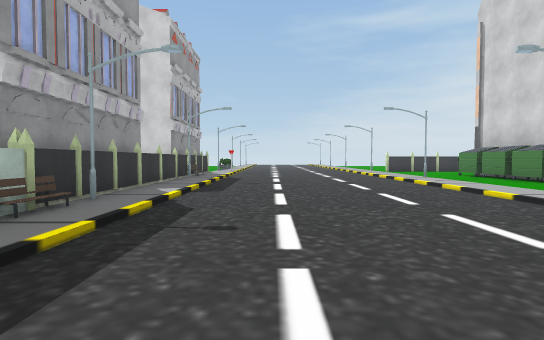
view 1 (above)

19 first-person views from a walk through a 3-D level made in the Unity game engine. The camera is 1.2 m above the floor, tilts 2° down and sees 80° across. The floor is counted in squares, 2 m on a side. Each view is taken from the middle of a square. On the plan, view 1 faces up. The plan holds only what a view shows up to about 10 squares ahead; the rest is blank. The place goes on beyond the plan. Some animated figures are not drawn. Some surface patterns are stand-ins.

view 2
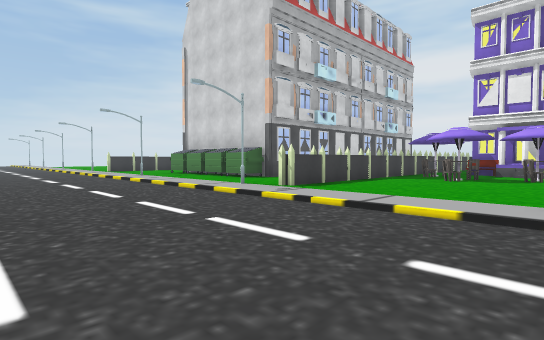

view 3
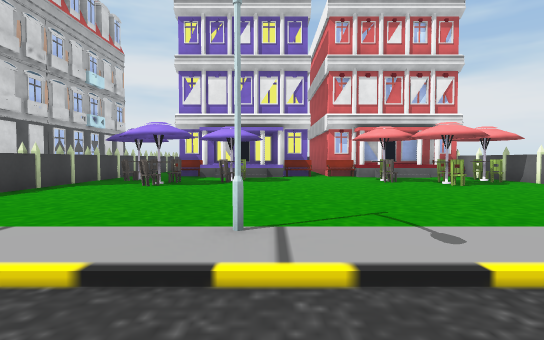

view 4
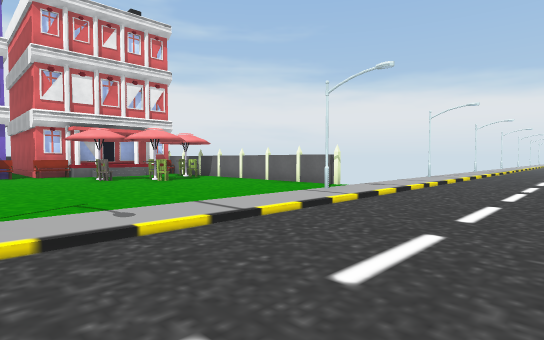

view 5
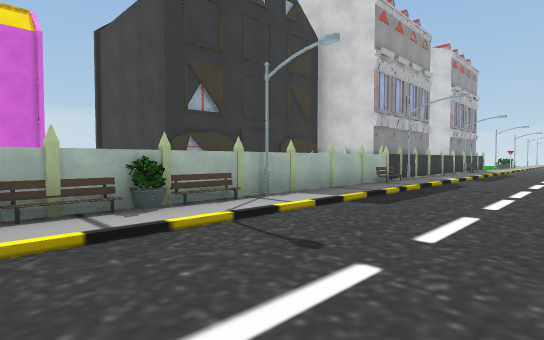

view 6
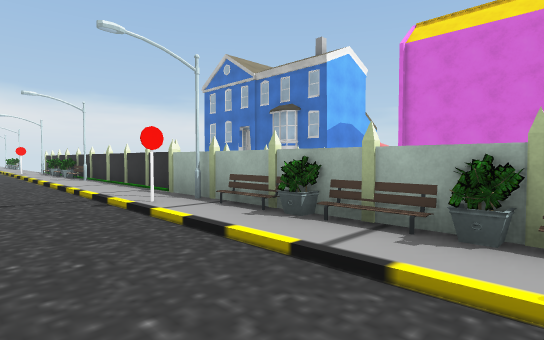

view 7
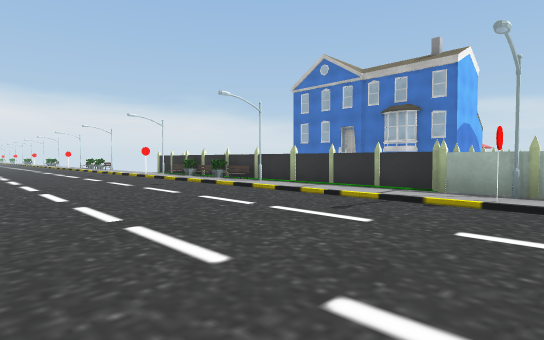

view 8
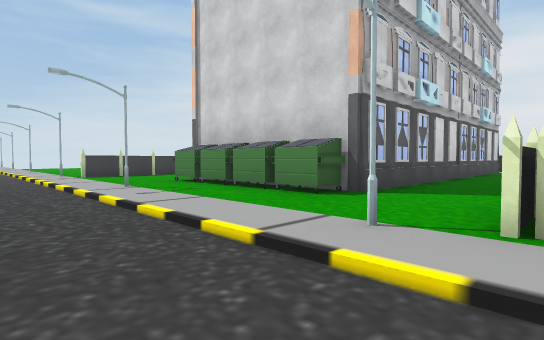

view 9
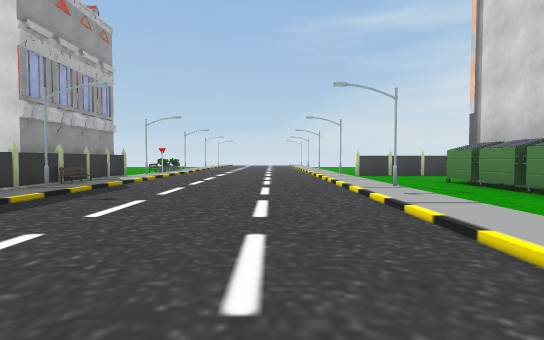

view 10
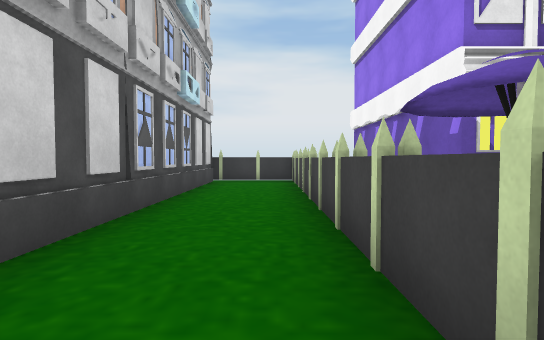

view 11
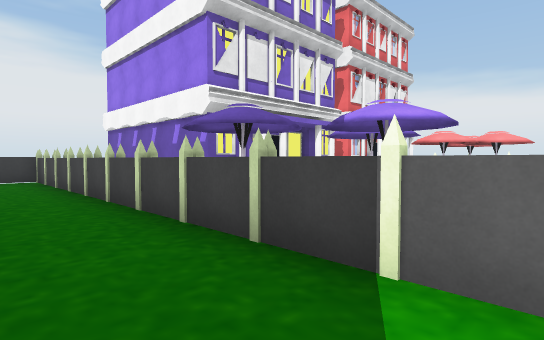

view 12
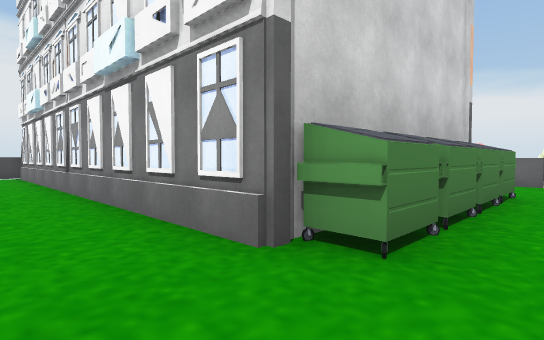

view 13
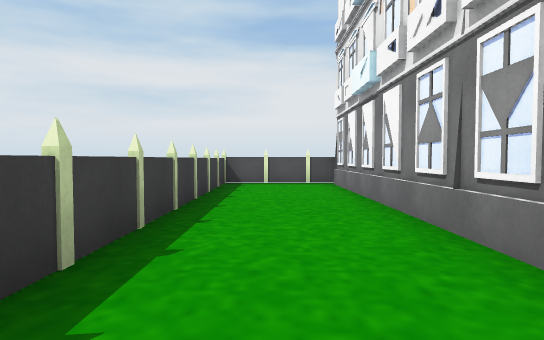

view 14
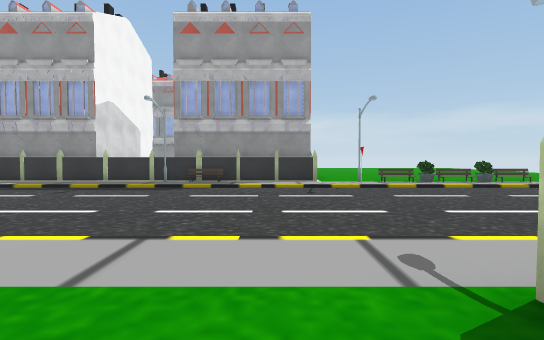

view 15
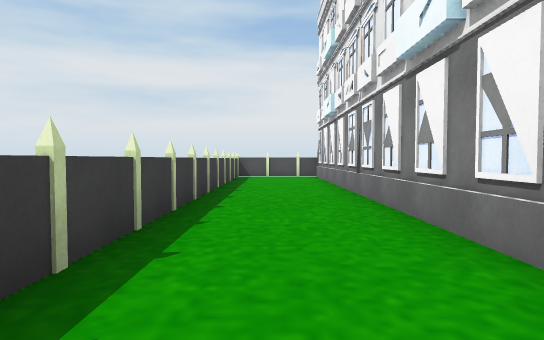

view 16
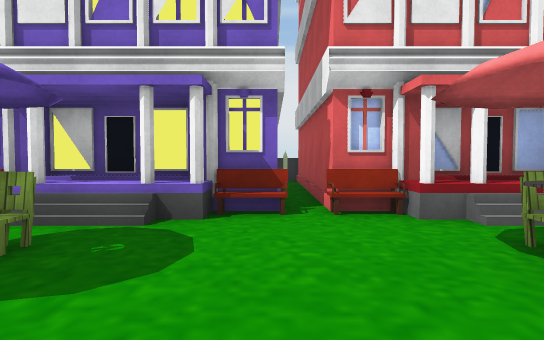

view 17
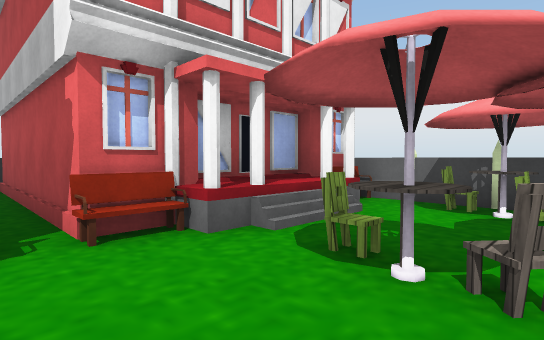

view 18
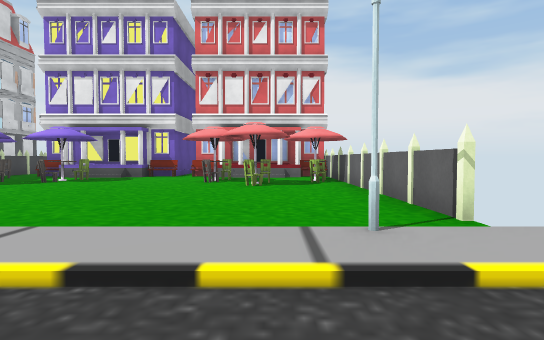

view 19
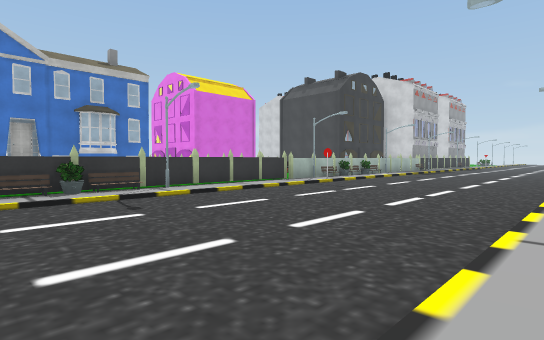

### Floor plan
Key: @ floor where view 1 was taken; # wall or solid block; . main floor; - floor 0.25 m lower than the main floor; / step, stairs or slope; ^ raised ledge; B building; E bench; S streetlight; C chair; U umbrella; T table; O other object.
Columns run from 5 left of view 1 to 17 right of it. Each row starts with its distance up from view 1.
 13   #.-----.#############
 12   #.-----.............#
 11   #.-----.............#
 10   BE-----..############
  9    S-----S.#
  8   #.-----..#
  7   #.-----..###
  6   #.-----..^B####B#####
  5  ##.-----.............#
  4 ##B.-----S............#
  3  ##E-----.#############
  2  BO.-----.....CCOEBBBB
  1  BO.-----....CUO/B
  0  B..-@---.....CUCB
 -1 BBO.-----......O.B
 -2   O.-----........EBBB #
 -3   O.-----......C.EBBBB#
 -4   O.-----.....CTUB
 -5   O.-----....CUT/B
 -6   OS-----S....CUCB
 -7 ###.-----.########
 -8   #.-----.
 -9   #.-----.
-10   #.-----.
-11   #.-----.
-12   #E-----.
-13   #E-----.
-14   #.-----.

Where each view was taken, in squares from view 1:
view 1: 0 up, 0 right, facing up
view 2: 1 down, 0 right, facing up-right
view 3: 1 down, 2 right, facing right
view 4: 1 down, 1 right, facing down-right
view 5: 4 down, 1 right, facing up-left
view 6: 2 down, 0 right, facing down-left
view 7: 5 down, 3 right, facing down-left
view 8: 3 up, 2 right, facing up-right
view 9: 3 up, 2 right, facing up
view 10: 4 up, 8 right, facing right
view 11: 5 up, 7 right, facing down-right
view 12: 12 up, 5 right, facing down-right
view 13: 12 up, 9 right, facing right
view 14: 12 up, 6 right, facing left
view 15: 12 up, 6 right, facing right
view 16: 2 down, 8 right, facing right
view 17: 2 down, 9 right, facing down-right
view 18: 5 down, 2 right, facing right
view 19: 14 down, 4 right, facing up-left
